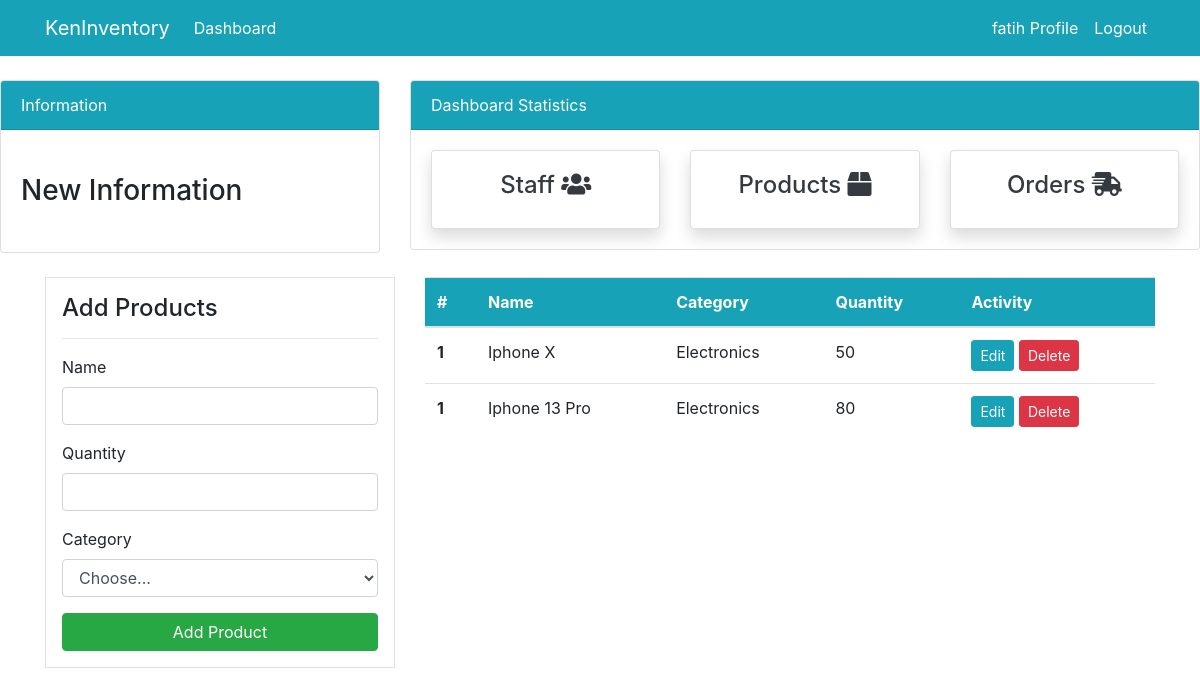
The app's page /products (signed in) with its own data.
### dashboard/models.py (models this page shows, shortened)
class Product(models.Model):
    name = models.CharField(max_length=100, null=True)
    category = models.CharField(max_length=20, choices=CATEGORY,null=True)
    quantity = models.PositiveIntegerField(null=True)

### dashboard/views.py (the view)
# urls.py: path('products', views.products, name="dashboard-products"),
@login_required(login_url="user-login")
def products(request):
    all_products = Product.objects.all()
    context = {
        "all_products" : all_products
    }
    return render(request, "dashboard/products.html",context)

### templates/dashboard/products.html (shortened to what this page needs)
{% extends 'partials/base.html' %}
{% block content %}
{% include 'partials/topside.html' %}
<div class="container">
    <div class="row my-4">
        <div class="col-md-4">
            <div class="border bg-white p-3">
                <h4>Add Products</h4>
                <hr>
                <form action="">
                    <div class="form-group">
                        <label for="exampleInputEmail1">Name</label>
                        <input type="email" class="form-control" id="exampleInputEmail1"
                            aria-describedby="emailHelp">
                    </div>
                    <div class="form-group">
                        <label for="exampleInputPassword1">Quantity</label>
                        <input type="password" class="form-control" id="exampleInputPassword1">
                    </div>
                    <div class="form-group ">
                        <label for="inputState">Category</label>
                        <select id="inputState" class="form-control">
                            <option selected>Choose...</option>
                        </select>
                    </div>
                    <input class="btn btn-success btn-block" type="submit" value="Add Product">
                </form>
            </div>
        </div>
        <div class="col-md-8">
            <table class="table bg-white">
                <thead class="bg-info">
                    <tr class="text-white">
                        <th scope="col">#</th>
                        <th scope="col">Name</th>
                        <th scope="col">Category</th>
                        <th scope="col">Quantity</th>
                        <th scope="col">Activity</th>
                    </tr>
                </thead>
                <tbody>
                    {% for i in all_products %}
                    <tr>
                        <th scope="row">1</th>
                        <td>{{i.name}}</td>
                        <td>{{i.category}}</td>
                        <td>{{i.quantity}}</td>
                        <td>
                            <a class="btn btn-info btn-sm" href="">Edit</a>
                            <a class="btn btn-danger btn-sm" href="">Delete</a>
                        </td>
                    </tr>
                    {% endfor %}
                </tbody>
            </table>
        </div>
    </div>
</div>
{% endblock %}

### templates/partials/nav.html (shortened to what this page needs)
<nav class="navbar navbar-expand-lg navbar-info bg-info">
    <div class="container">
        {% if user.is_authenticated %}
        <a class="navbar-brand text-white" href="">KenInventory</a>
        <div class="collapse navbar-collapse" id="navbarSupportedContent">
            <ul class="navbar-nav mr-auto">
                <li class="nav-item active">
                    <a class="nav-link text-white" href="/">Dashboard </a>
                </li>
            </ul>
            <ul class="navbar-nav ml-auto">
                <li class="nav-item active">
                    <a class="nav-link text-white" href="">{{ user.username }} Profile
                        <span class="sr-only">(current)</span></a>
                </li>
                <li class="nav-item">
                    <a class="nav-link text-white" href="{% url 'user-logout' %}">Logout</a>
                </li>
            </ul>
            {% endif %}
        </div>
    </div>
</nav>

### records on screen
Product: name "Iphone X", category "Electronics", quantity "50"
Product: name "Iphone 13 Pro", category "Electronics", quantity "80"

### other values on screen
{{ user.username }} "fatih"
